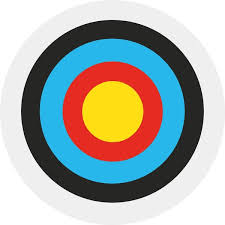
#> input picture Image Processing/download.jpeg, 225 x 225 px
$ python 3.2.py
#> lines starting #> are read from the running program, lines starting #| are printed output that depends on the picture
import cv2
import matplotlib.pyplot as plt
img = cv2.imread('download.jpeg', cv2.IMREAD_GRAYSCALE)
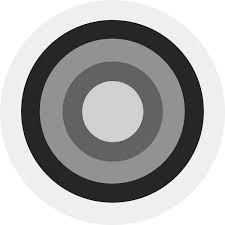
#> img: shape (225, 225); min 0, max 255, mean 172.3
cv2.imshow('Input Image',img)
plt.hist(img.flatten(),256,[0,256], color = 'r')
plt.show()
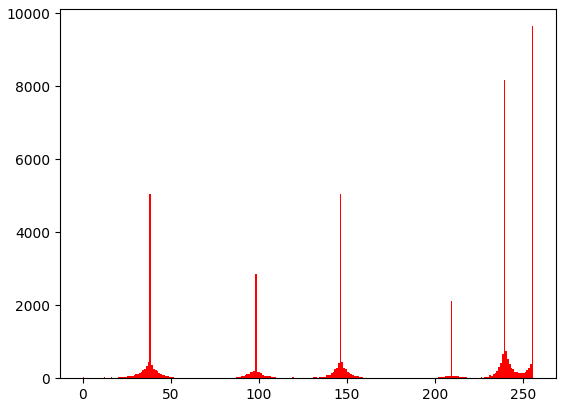
#> figure drawn by matplotlib, 1 panel; tallest bar 9648 high, from x = 255 to 256
equ = cv2.equalizeHist(img)
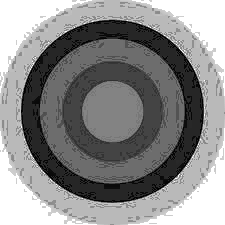
#> equ: shape (225, 225); min 0, max 255, mean 138.7
cv2.imshow('Equalized',equ)
plt.hist(equ.flatten(),256,[0,256], color = 'r')
plt.show()
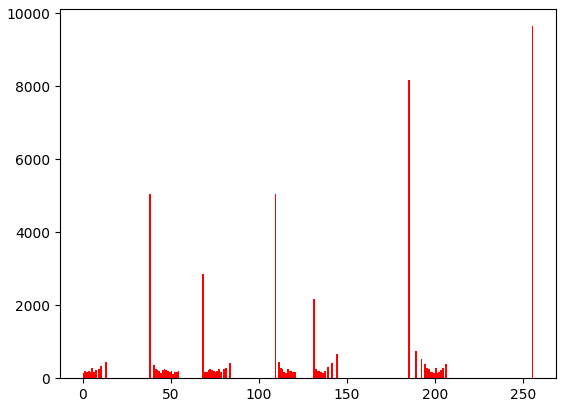
#> figure drawn by matplotlib, 1 panel; tallest bar 9648 high, from x = 255 to 256
cv2.waitKey(0)
cv2.destroyAllWindows()
